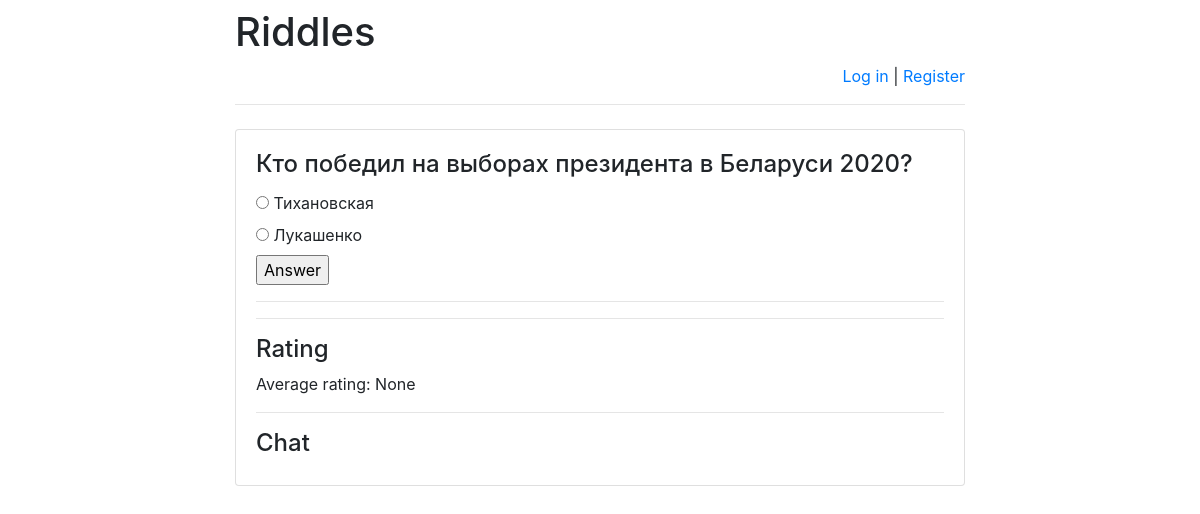
The page /riddles/1/ on the database as committed earlier.
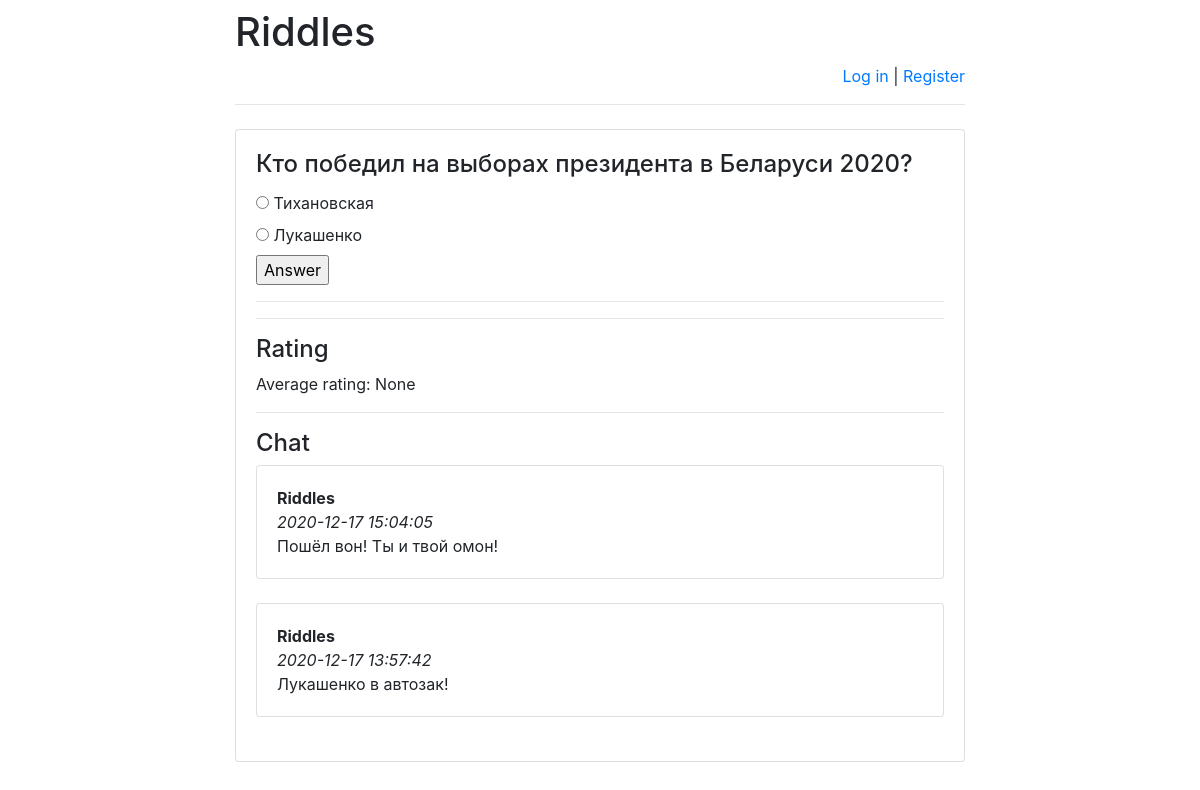
The same page on the database as committed later.
### riddles/models.py (models this page shows)
class Riddle(models.Model):
    riddle_text = models.CharField(max_length=255)
    pub_date = models.DateTimeField('date published')

class Option(models.Model):
    riddle = models.ForeignKey(Riddle, on_delete=models.CASCADE)
    text = models.CharField(max_length=255)
    correct = models.BooleanField(default=False)

class Message(models.Model):
    chat = models.ForeignKey(
        Riddle,
        verbose_name='Чат под загадкой',
        on_delete=models.CASCADE)
    author = models.ForeignKey(
        User,
        verbose_name='Пользователь', on_delete=models.CASCADE)
    message = models.TextField('Сообщение')
    pub_date = models.DateTimeField(
        'Дата сообщения',
        default=timezone.now)

### riddles/views.py (the view)
# urls.py: url(r'^([0-9]+)/$', views.detail, name='detail'),
def detail(request, riddle_id):
    error_message = None
    if "error_message" in request.GET:
        error_message = request.GET["error_message"]
    return render(
        request,
        "answer.html",
        {
            "riddle": get_object_or_404(
                Riddle, pk=riddle_id),
            "error_message": error_message,
            "latest_messages":
                Message.objects
                    .filter(chat_id=riddle_id)
                    .order_by('-pub_date')[:5],
            "already_rated_by_user":
                Mark.objects
                    .filter(author_id=request.user.id)
                    .filter(riddle_id=riddle_id)
                    .count(),
            "user_rating":
                Mark.objects
                    .filter(author_id=request.user.id)
                    .filter(riddle_id=riddle_id)
                    .aggregate(Avg('mark'))
                    ["mark__avg"],
            "avg_mark":
                Mark.objects
                    .filter(riddle_id=riddle_id)
                    .aggregate(Avg('mark'))
                    ["mark__avg"]
        }
    )

### templates/answer.html (shortened to what this page needs)
{% extends 'base.html' %}
{% block main %}
<h4 class="card-title">{{ riddle.riddle_text }}</h4>
<form action="answer/" method="post">
    {% for option in riddle.option_set.all %}
        <input type="radio" name="option"
            id="option{{ forloop.counter }}"
            value="{{ option.id }}"/>
        <label for="option{{ forloop.counter }}">
            {{ option.text }}
        </label><br>
    {% endfor %}
    <input type="submit" value="Answer"/>
</form>
<hr>
<hr>
<h4>Rating</h4>
    <p>Average rating:
        <span id="avg_mark_span">
            {{ avg_mark }}
        </span>
    </p>
<hr>
<h4>Chat</h4>
<div id="history">
    {% for message in latest_messages %}
        <div class="card">
        <div class="card-body">
            <strong>
                {{ message.author.username }}
            </strong>
            <br/>
            <em>
                {{ message.pub_date|date:'Y-m-d H:i:s' }}
            </em>
            <br/>
            {{ message.message }}
        </div>
        </div>
        <br/>
    {% endfor %}
</div>
{% endblock %}

### templates/base.html (shortened to what this page needs)
<!doctype html>
<html lang="en">
<head>
    <link rel="stylesheet"
href="https://stackpath.bootstrapcdn.com/bootstrap/4.1.3/css/bootstrap.min.css">
</head>
<body>
<div class="container">
    <div class="row justify-content-center">
        <div class="col-8">
            <h1 class="mt-2">Riddles</h1>
            {% if user.is_authenticated %}
                <p class="text-right">
                    Hello, {{ user.username }}!
                    <a href="/riddles/logout">Log out</a> |
                    <a href="/riddles/password-change">
                        Change password
                    </a>
                </p>
            {% else %}
                <p class="text-right">
                    <a href="/riddles/login">Log in</a> |
                    <a href="/riddles/register">Register</a>
                </p>
            {% endif %}
            <hr class="mt-0 mb-4">
            <div class="card">
                <div class="card-body">
                    {% block main %}
                    {% endblock %}
                </div>
            </div>
        </div>
    </div>
</div>
</body>
</html>

Rows that differ between the two databases and show on the page:
added Message: author.username "Riddles", pub_date "2020-12-17 15:04:05", message "Пошёл вон! Ты и твой омон!"
added Message: author.username "Riddles", pub_date "2020-12-17 13:57:42", message "Лукашенко в автозак!"
